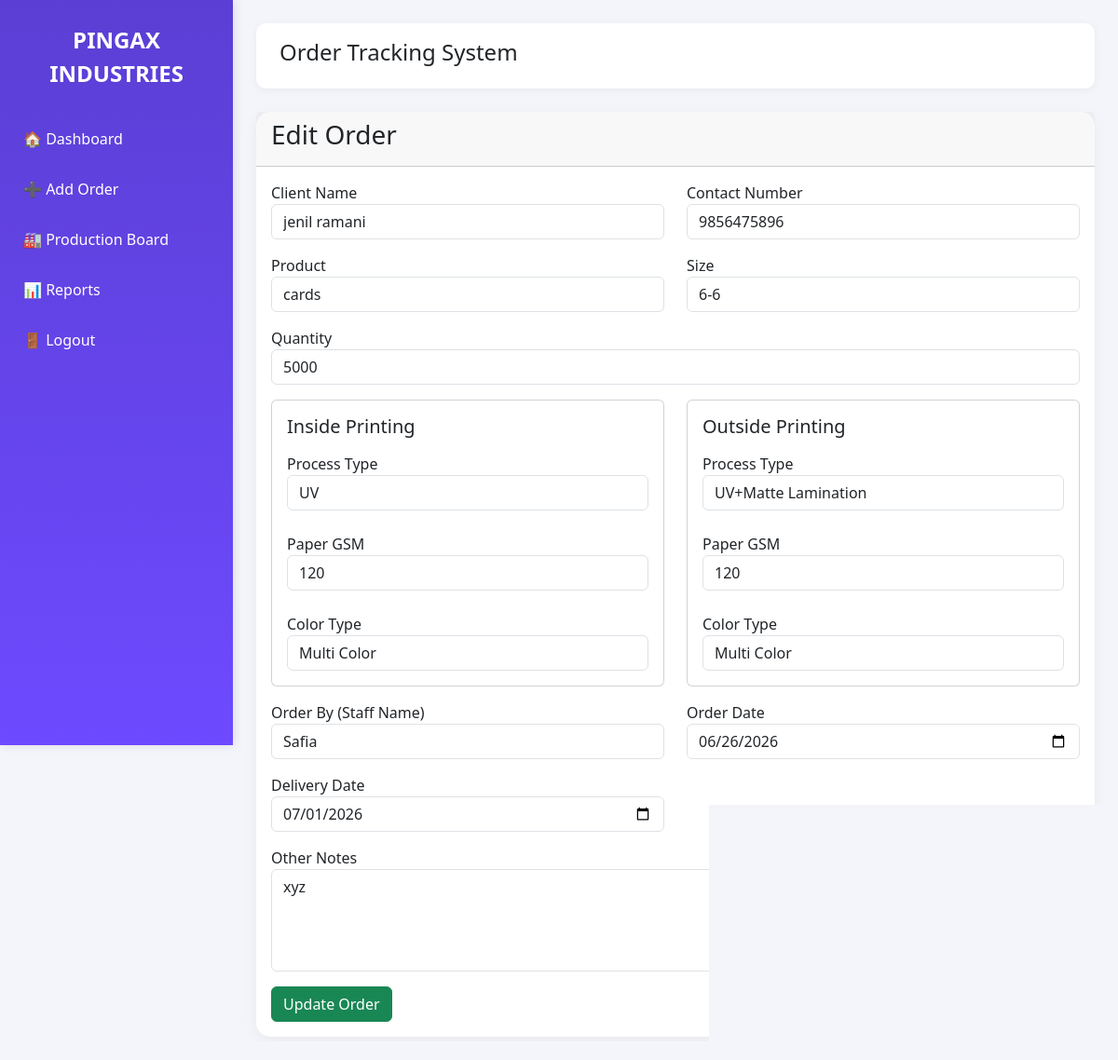
The app's page /edit/1 (signed in) with its own data.
### app.py (models this page shows)
class Order(db.Model):
    id = db.Column(db.Integer, primary_key=True)
    order_no = db.Column(db.String(50))
    client_name = db.Column(db.String(100))
    mobile = db.Column(db.String(20))
    product = db.Column(db.String(100))
    size = db.Column(db.String(100))
    quantity = db.Column(db.Integer)
    inside_process = db.Column(db.String(50))
    inside_gsm = db.Column(db.String(50))
    inside_color = db.Column(db.String(50))
    outside_process = db.Column(db.String(50))
    outside_gsm = db.Column(db.String(50))
    outside_color = db.Column(db.String(50))
    staff_name = db.Column(db.String(100))
    remarks = db.Column(db.Text)
    order_date = db.Column(db.String(50))
    order_date = db.Column(db.Date)
    delivery_date = db.Column(db.String(50))
    transport_name = db.Column(db.String(100))
    lr_number = db.Column(db.String(100))
    invoice_number = db.Column(db.String(100))
    dispatch_date = db.Column(db.String(50))
    status = db.Column(db.String(50))
    amount = db.Column(db.Float, default=0)

### app.py (the view, shortened to what this page needs)
@app.route('/edit/<int:id>', methods=['GET', 'POST'])
def edit_order(id):
    if 'user' not in session:
        return redirect('/login')
    order = Order.query.get_or_404(id)
    return render_template(
        'edit_order.html',
        order=order
    )

### templates/edit_order.html (shortened to what this page needs)
{% extends 'base.html' %}
{% block content %}
<div class="card dashboard-card">
    <div class="card-header">
        <h3>Edit Order</h3>
    </div>
    <div class="card-body">
        <form method="POST">
            <div class="row">
                <div class="col-md-6 mb-3">
                    <label>Client Name</label>
                    <input
                        class="form-control"
                        name="client_name"
                        value="{{ order.client_name }}"
                        required>
                </div>
                <div class="col-md-6 mb-3">
                    <label>Contact Number</label>
                    <input
                        class="form-control"
                        name="mobile"
                        value="{{ order.mobile }}">
                </div>
                <div class="col-md-6 mb-3">
                    <label>Product</label>
                    <input
                        class="form-control"
                        name="product"
                        value="{{ order.product }}">
                </div>
                <div class="col-md-6 mb-3">
                    <label>Size</label>
                    <input
                        class="form-control"
                        name="size"
                        value="{{ order.size }}">
                </div>
                <div class="col-md-12 mb-3">
                    <label>Quantity</label>
                    <input
                        type="number"
                        class="form-control"
                        name="quantity"
                        value="{{ order.quantity }}">
                </div>
                <div class="col-md-6 mb-3">
                    <div class="card p-3 h-100">
                        <h5 class="mb-3">Inside Printing</h5>
                        <label>Process Type</label>
                        <select class="form-control" name="inside_process">
                            <option {% if order.inside_process == 'UV' %}selected{% endif %}>UV</option>
                        </select>
                        <br>
                        <label>Paper GSM</label>
                        <input
                            type="text"
                            class="form-control"
                            name="inside_gsm"
                            value="{{ order.inside_gsm }}">
                        <br>
                        <label>Color Type</label>
                        <select class="form-control" name="inside_color">
                            <option {% if order.inside_color == 'Multi Color' %}selected{% endif %}>
                                Multi Color
                            </option>
                        </select>
                    </div>
                </div>
                <div class="col-md-6 mb-3">
                    <div class="card p-3 h-100">
                        <h5 class="mb-3">Outside Printing</h5>
                        <label>Process Type</label>
                        <select class="form-control" name="outside_process">
                            <option {% if order.outside_process == 'UV+Matte Lamination' %}selected{% endif %}>
                                UV+Matte Lamination
                            </option>
                        </select>
                        <br>
                        <label>Paper GSM</label>
                        <input
                            type="text"
                            class="form-control"
                            name="outside_gsm"
                            value="{{ order.outside_gsm }}">
                        <br>
                        <label>Color Type</label>
                        <select class="form-control" name="outside_color">
                            <option {% if order.outside_color == 'Multi Color' %}selected{% endif %}>
                                Multi Color
                            </option>
                        </select>
                    </div>
                </div>
                <div class="col-md-6 mb-3">
                    <label>Order By (Staff Name)</label>
                    <input
                        class="form-control"
                        name="staff_name"
                        value="{{ order.staff_name }}">
                </div>
                <div class="col-md-6 mb-3">
                    <label>Order Date</label>
                    <input
                        type="date"
                        class="form-control"
                        name="order_date"
                        value="{{ order.order_date }}"
                        required>
                </div>
                <div class="col-md-6 mb-3">
                    <label>Delivery Date</label>
                    <input
                        type="date"
                        class="form-control"
                        name="delivery_date"
                        value="{{ order.delivery_date }}">
                </div>
                <div class="col-md-12 mb-3">
                    <label>Other Notes</label>
                    <textarea
                        class="form-control"
                        name="remarks"
                        rows="4">{{ order.remarks }}</textarea>
                </div>
            </div>
            <button class="btn btn-success">
                Update Order
            </button>
        </form>
    </div>
</div>
{% endblock %}

### static/css/style.css (style rules this page uses)
body { margin: 0; background: #F4F5FA; font-family: 'Segoe UI', sans-serif; }
.dashboard-card { border: none; border-radius: 15px; box-shadow: 0 4px 15px rgba(0,0,0,0.05); transition: 0.3s; background: white; }

### records on screen
Order: client_name "jenil ramani", mobile "9856475896", product "cards", size "6-6", quantity "5000", inside_process "UV", inside_gsm "120", inside_color "Multi Color", outside_process "UV+Matte Lamination", outside_gsm "120", outside_color "Multi Color", staff_name "Safia", order_date "06/26/2026", delivery_date "07/01/2026", remarks "xyz"
